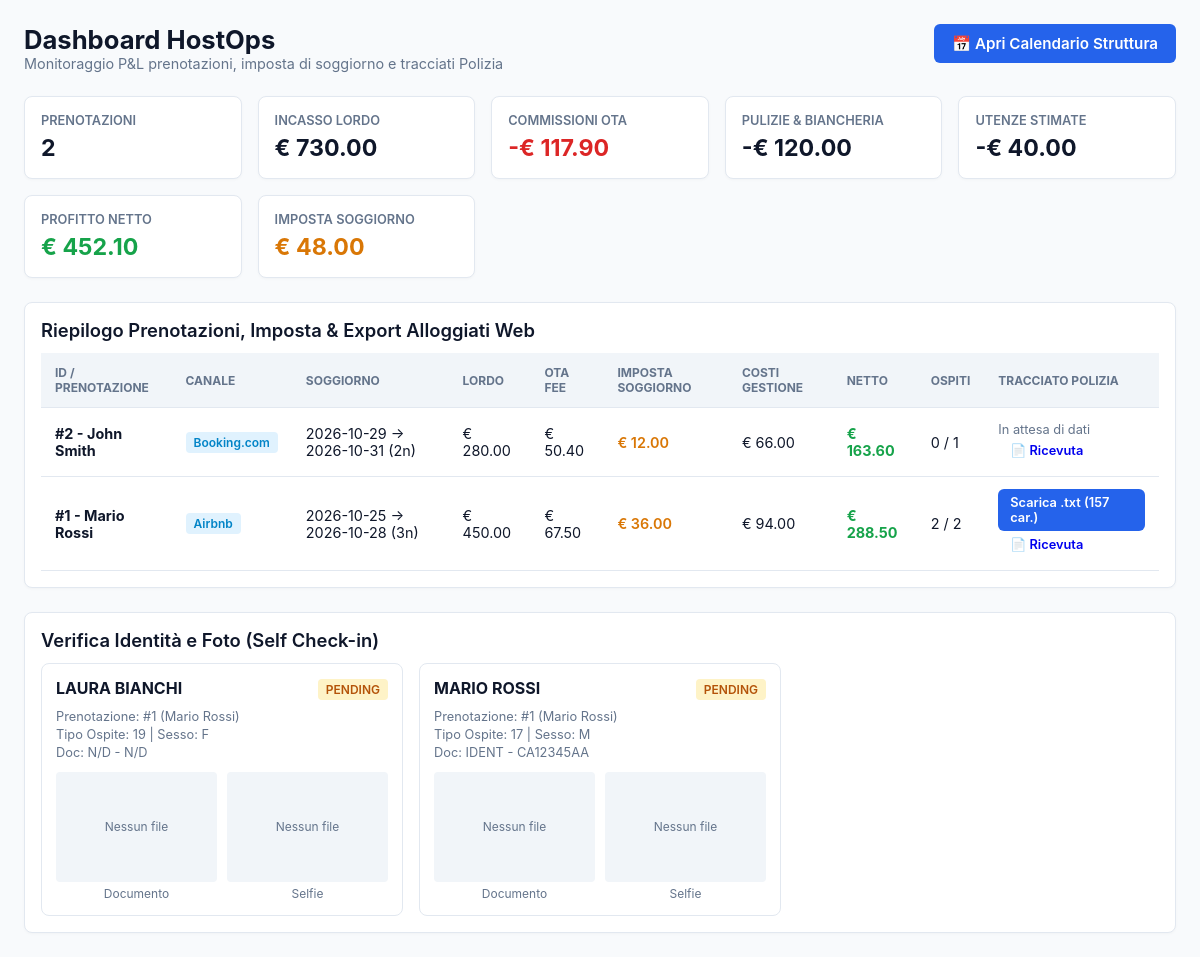
/dashboard, run on the app's committed database.
### tables this page shows
CREATE TABLE bookings (
        id INTEGER PRIMARY KEY AUTOINCREMENT,
        guest_name TEXT NOT NULL,
        channel TEXT NOT NULL,               -- Airbnb, Booking, Diretto
        check_in DATE NOT NULL,
        check_out DATE NOT NULL,
        nights INTEGER NOT NULL,
        guests_count INTEGER NOT NULL,
        gross_revenue REAL NOT NULL,         -- Incasso lordo totale
        ota_commission REAL DEFAULT 0.0,     -- Commissione portale
        cleaning_cost REAL DEFAULT 0.0,      -- Costo pulizia/lavanderia
        linen_kit_cost REAL DEFAULT 0.0,     -- Noleggio/cambio kit biancheria
        utilities_est REAL DEFAULT 0.0,      -- Quota forfettaria utenze
        net_profit REAL DEFAULT 0.0,         -- Utile netto effettivo
        created_at TIMESTAMP DEFAULT CURRENT_TIMESTAMP
    );

CREATE TABLE guests (
        id INTEGER PRIMARY KEY AUTOINCREMENT,
        booking_id INTEGER NOT NULL,
        guest_type INTEGER NOT NULL,         -- 16: Singolo, 17: Capofamiglia, 18: Capogruppo, 19: Ospite aggregato
        last_name TEXT NOT NULL,
        first_name TEXT NOT NULL,
        gender TEXT NOT NULL,                -- 1: Maschio, 2: Femmina
        birth_date DATE NOT NULL,            -- Formato YYYY-MM-DD
        birth_place_code TEXT NOT NULL,      -- Codice comune ISTAT o stato estero
        citizenship_code TEXT NOT NULL,      -- Codice ISTAT cittadinanza
        doc_type TEXT,                       -- IDENT, PASSP, PATEN
        doc_number TEXT,
        doc_issuer_place TEXT,
        doc_image_path TEXT,
        selfie_image_path TEXT,
        alloggiati_status TEXT DEFAULT 'PENDING', -- PENDING, GENERATED, SENT
        FOREIGN KEY (booking_id) REFERENCES bookings(id) ON DELETE CASCADE
    );

### app/routers/dashboard.py (the view)
@router.get("", response_class=HTMLResponse)
async def view_dashboard(request: Request):
    conn = get_db_connection()
    cursor = conn.cursor()
    bookings_query = """
        SELECT
            b.id,
            b.guest_name,
            b.channel,
            b.check_in,
            b.check_out,
            b.nights,
            b.guests_count,
            COALESCE(b.gross_revenue, 0.0) AS gross_revenue,
            COALESCE(b.ota_commission, 0.0) AS ota_commission,
            COALESCE(b.cleaning_cost, 0.0) AS cleaning_cost,
            COALESCE(b.linen_kit_cost, 0.0) AS linen_kit_cost,
            COALESCE(b.utilities_est, 0.0) AS utilities_est,
            (COALESCE(b.gross_revenue, 0.0) - COALESCE(b.ota_commission, 0.0) - COALESCE(b.cleaning_cost, 0.0) - COALESCE(b.linen_kit_cost, 0.0) - COALESCE(b.utilities_est, 0.0)) AS calculated_net_profit,
            COUNT(g.id) AS registered_guests_count
        FROM bookings b
        LEFT JOIN guests g ON b.id = g.booking_id
        GROUP BY b.id
        ORDER BY b.check_in DESC
    """
    cursor.execute(bookings_query)
    raw_bookings = [dict(row) for row in cursor.fetchall()]
    bookings = []
    total_tourist_tax = 0.0
    for b in raw_bookings:
        tax_info = calculate_tourist_tax(b["nights"], b["guests_count"])
        b["tourist_tax"] = tax_info["total_tax"]
        total_tourist_tax += tax_info["total_tax"]
        bookings.append(b)
    totals = {
        "total_bookings": len(bookings),
        "gross": sum(b["gross_revenue"] for b in bookings),
        "ota_commission": sum(b["ota_commission"] for b in bookings),
        "cleaning_linen": sum(b["cleaning_cost"] + b["linen_kit_cost"] for b in bookings),
        "utilities": sum(b["utilities_est"] for b in bookings),
        "net_profit": sum(b["calculated_net_profit"] for b in bookings),
        "total_tourist_tax": total_tourist_tax,
    }
    guests_query = """
        SELECT
            g.*,
            b.guest_name AS booking_guest_name
        FROM guests g
        JOIN bookings b ON g.booking_id = b.id
        ORDER BY g.id DESC
    """
    cursor.execute(guests_query)
    guests = [dict(row) for row in cursor.fetchall()]
    conn.close()
    context = {
        "request": request,
        "bookings": bookings,
        "totals": totals,
        "guests": guests,
    }
    return templates.TemplateResponse(request, "dashboard.html", context)

### templates/dashboard.html (shortened to what this page needs)
<!DOCTYPE html>
<html lang="it">
<head>
</head>
<body>
<div class="container">
    <header>
        <div>
            <h1>Dashboard HostOps</h1>
            <p style="color: var(--text-muted); font-size: 0.9rem;">Monitoraggio P&L prenotazioni, imposta di soggiorno e tracciati Polizia</p>
        </div>
        <div>
        <a href="/calendar" class="btn btn-primary" style="font-size: 0.95rem; padding: 10px 18px;">
            📅 Apri Calendario Struttura
        </a>
    </div>
    </header>
    <section class="kpi-grid">
        <div class="card">
            <div class="card-label">Prenotazioni</div>
            <div class="card-value">{{ totals.total_bookings }}</div>
        </div>
        <div class="card">
            <div class="card-label">Incasso Lordo</div>
            <div class="card-value">€ {{ "%.2f"|format(totals.gross) }}</div>
        </div>
        <div class="card">
            <div class="card-label">Commissioni OTA</div>
            <div class="card-value" style="color: var(--danger);">-€ {{ "%.2f"|format(totals.ota_commission) }}</div>
        </div>
        <div class="card">
            <div class="card-label">Pulizie & Biancheria</div>
            <div class="card-value">-€ {{ "%.2f"|format(totals.cleaning_linen) }}</div>
        </div>
        <div class="card">
            <div class="card-label">Utenze Stimate</div>
            <div class="card-value">-€ {{ "%.2f"|format(totals.utilities) }}</div>
        </div>
        <div class="card">
            <div class="card-label">Profitto Netto</div>
            <div class="card-value net-positive">€ {{ "%.2f"|format(totals.net_profit) }}</div>
        </div>
        <div class="card">
            <div class="card-label">Imposta Soggiorno</div>
            <div class="card-value" style="color: var(--tax);">€ {{ "%.2f"|format(totals.total_tourist_tax) }}</div>
        </div>
    </section>
    <section class="card">
        <h2>Riepilogo Prenotazioni, Imposta & Export Alloggiati Web</h2>
        <div class="table-container">
            <table>
                <thead>
                    <tr>
                        <th>ID / Prenotazione</th>
                        <th>Canale</th>
                        <th>Soggiorno</th>
                        <th>Lordo</th>
                        <th>OTA Fee</th>
                        <th>Imposta Soggiorno</th>
                        <th>Costi Gestione</th>
                        <th>Netto</th>
                        <th>Ospiti</th>
                        <th>Tracciato Polizia</th>
                    </tr>
                </thead>
                <tbody>
                    {% for b in bookings %}
                    <tr>
                        <td><strong>#{{ b.id }} - {{ b.guest_name }}</strong></td>
                        <td><span class="badge badge-channel">{{ b.channel }}</span></td>
                        <td>{{ b.check_in }} &rarr; {{ b.check_out }} ({{ b.nights }}n)</td>
                        <td>€ {{ "%.2f"|format(b.gross_revenue) }}</td>
                        <td>€ {{ "%.2f"|format(b.ota_commission) }}</td>
                        <td style="color: var(--tax); font-weight: 600;">€ {{ "%.2f"|format(b.tourist_tax) }}</td>
                        <td>€ {{ "%.2f"|format(b.cleaning_cost + b.linen_kit_cost + b.utilities_est) }}</td>
                        <td><strong class="net-positive">€ {{ "%.2f"|format(b.calculated_net_profit) }}</strong></td>
                        <td>{{ b.registered_guests_count }} / {{ b.guests_count }}</td>
                        <td>
                            {% if b.registered_guests_count > 0 %}
                            <a href="/dashboard/download-alloggiati/{{ b.id }}" class="btn btn-primary">
                                Scarica .txt (157 car.)
                            </a>
                            {% else %}
                            <span style="color: var(--text-muted); font-size: 0.8rem;">In attesa di dati</span>
                            {% endif %}
                            <a href="/dashboard/receipt/tourist-tax/{{ b.id }}"
   target="_blank"
   class="btn btn-sm btn-outline-secondary">
    📄 Ricevuta
</a>
                        </td>
                    </tr>
                    {% else %}
                    <tr>
                        <td colspan="10" style="text-align: center; color: var(--text-muted); padding: 20px;">Nessuna prenotazione presente nel database.</td>
                    </tr>
                    {% endfor %}
                </tbody>
            </table>
        </div>
    </section>
    <section class="card">
        <h2>Verifica Identità e Foto (Self Check-in)</h2>
        <div class="guest-grid">
            {% for g in guests %}
            <div class="guest-card">
                <div class="guest-header">
                    <strong>{{ g.first_name }} {{ g.last_name }}</strong>
                    <span class="badge {% if g.alloggiati_status == 'GENERATED' %}badge-status-gen{% else %}badge-status-pending{% endif %}">
                        {{ g.alloggiati_status }}
                    </span>
                </div>
                <div style="font-size: 0.8rem; color: var(--text-muted); line-height: 1.4;">
                    Prenotazione: #{{ g.booking_id }} ({{ g.booking_guest_name }})<br>
                    Tipo Ospite: {{ g.guest_type }} | Sesso: {{ 'M' if g.gender == '1' else 'F' }}<br>
                    Doc: {{ g.doc_type or 'N/D' }} - {{ g.doc_number or 'N/D' }}
                </div>
                <div class="img-preview-group">
                    <div class="img-box">
                        {% if g.doc_image_path %}
                        <a href="/{{ g.doc_image_path }}" target="_blank">
                            <img src="/{{ g.doc_image_path }}" alt="Documento">
                        </a>
                        <div class="img-caption">Documento</div>
                        {% else %}
                        <div class="img-placeholder">Nessun file</div>
                        <div class="img-caption">Documento</div>
                        {% endif %}
                    </div>
                    <div class="img-box">
                        {% if g.selfie_image_path %}
                        <a href="/{{ g.selfie_image_path }}" target="_blank">
                            <img src="/{{ g.selfie_image_path }}" alt="Selfie">
                        </a>
                        <div class="img-caption">Selfie</div>
                        {% else %}
                        <div class="img-placeholder">Nessun file</div>
                        <div class="img-caption">Selfie</div>
                        {% endif %}
                    </div>
                </div>
            </div>
            {% else %}
            <p style="color: var(--text-muted); grid-column: 1 / -1; padding: 12px 0;">Nessun ospite inserito finora.</p>
            {% endfor %}
        </div>
    </section>
</div>
</body>
</html>

### templates/dashboard.html (style rules this page uses)
:root { --bg: #f8fafc; --card-bg: #ffffff; --text-main: #0f172a; --text-muted: #64748b; --border: #e2e8f0; --primary: #2563eb; --primary-hover: #1d4ed8; --success: #16a34a; --danger: #dc2626; --tax: #d97706; }
* { box-sizing: border-box; margin: 0; padding: 0; font-family: -apple-system, BlinkMacSystemFont, "Segoe UI", Roboto, sans-serif; }
body { background: var(--bg); color: var(--text-main); padding: 24px; }
.container { max-width: 1250px; margin: 0 auto; display: flex; flex-direction: column; gap: 24px; }
header { display: flex; justify-content: space-between; align-items: baseline; }
h1 { font-size: 1.6rem; font-weight: 700; }
h2 { font-size: 1.15rem; font-weight: 600; margin-bottom: 12px; }
.kpi-grid { display: grid; grid-template-columns: repeat(auto-fit, minmax(180px, 1fr)); gap: 16px; }
.card { background: var(--card-bg); border: 1px solid var(--border); border-radius: 8px; padding: 16px; box-shadow: 0 1px 3px rgba(0,0,0,0.03); }
.card-label { font-size: 0.8rem; color: var(--text-muted); font-weight: 600; text-transform: uppercase; }
.card-value { font-size: 1.45rem; font-weight: 700; margin-top: 6px; }
.net-positive { color: var(--success); }
.table-container { overflow-x: auto; }
table { width: 100%; border-collapse: collapse; text-align: left; font-size: 0.9rem; }
th, td { padding: 12px 14px; border-bottom: 1px solid var(--border); }
th { background: #f1f5f9; color: var(--text-muted); font-size: 0.75rem; text-transform: uppercase; font-weight: 700; }
.badge { display: inline-block; padding: 3px 8px; border-radius: 4px; font-size: 0.75rem; font-weight: 600; }
.badge-channel { background: #e0f2fe; color: #0284c7; }
.badge-status-pending { background: #fef3c7; color: #b45309; }
.btn { display: inline-flex; align-items: center; gap: 6px; padding: 6px 12px; border-radius: 6px; text-decoration: none; font-size: 0.8rem; font-weight: 600; cursor: pointer; border: none; }
.btn-primary { background: var(--primary); color: #fff; }
.guest-grid { display: grid; grid-template-columns: repeat(auto-fill, minmax(320px, 1fr)); gap: 16px; }
.guest-card { background: var(--card-bg); border: 1px solid var(--border); border-radius: 8px; padding: 14px; }
.guest-header { display: flex; justify-content: space-between; align-items: baseline; margin-bottom: 8px; }
.img-preview-group { display: flex; gap: 10px; margin-top: 10px; }
.img-box { flex: 1; text-align: center; }
.img-placeholder { height: 110px; background: #f1f5f9; border-radius: 4px; display: flex; align-items: center; justify-content: center; font-size: 0.75rem; color: var(--text-muted); }
.img-caption { font-size: 0.75rem; color: var(--text-muted); margin-top: 4px; }

### data on the page
bookings: id "2", guest_name "John Smith", channel "Booking.com", check_in "2026-10-29", check_out "2026-10-31", nights "2", gross_revenue "280.00", ota_commission "50.40", tourist_tax "12.00", cleaning_cost "66.00", calculated_net_profit "163.60", registered_guests_count "0", guests_count "1", shows "In attesa di dati"
bookings: id "1", guest_name "Mario Rossi", channel "Airbnb", check_in "2026-10-25", check_out "2026-10-28", nights "3", gross_revenue "450.00", ota_commission "67.50", tourist_tax "36.00", cleaning_cost "94.00", calculated_net_profit "288.50", registered_guests_count "2", guests_count "2"
guests: first_name "LAURA", last_name "BIANCHI", alloggiati_status "PENDING", booking_id "1", booking_guest_name "Mario Rossi", guest_type "19", gender "F", doc_type "N/D", doc_number "N/D"
guests: first_name "MARIO", last_name "ROSSI", alloggiati_status "PENDING", booking_id "1", booking_guest_name "Mario Rossi", guest_type "17", gender "M", doc_type "IDENT", doc_number "CA12345AA"

### other printed values
{{ totals.total_bookings }} "2"
{{ "%.2f"|format(totals.gross) }} "730.00"
{{ "%.2f"|format(totals.ota_commission) }} "117.90"
{{ "%.2f"|format(totals.cleaning_linen) }} "120.00"
{{ "%.2f"|format(totals.utilities) }} "40.00"
{{ "%.2f"|format(totals.net_profit) }} "452.10"
{{ "%.2f"|format(totals.total_tourist_tax) }} "48.00"
